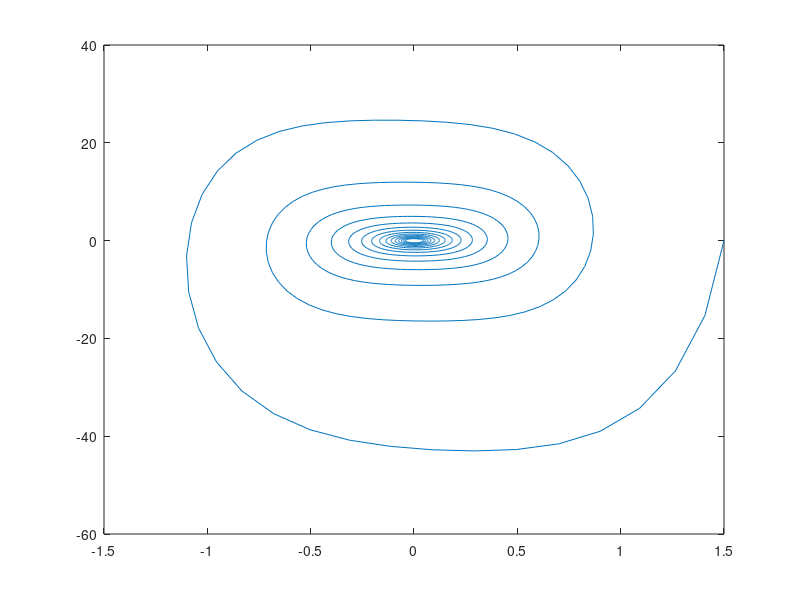

MATLAB code to generate this figure:
% valores de problema resorte
u0 = 1.5;
v0 = 0;
s1 = 100;
s2 = 10;
T = 0.15153;
Dt = T/32;
tmax = 50*T;
rango = 0:Dt:tmax;
%
u=[u0];
v=[v0];
a=[];
%
for i = rango
  a0 = -s1*(1+s2*u0^2)*u0; %%%
%
  u1 = u0 + (1/2)*Dt*v0; %%%
  v1 = v0 + (1/2)*Dt*a0; %%%
  a1 = -s1*(1+s2*u1^2)*u1; %%%
%
  u2 = u0 +    5*Dt*v0 + 4*Dt^2*a0; %%%
  v2 = v0 + (-3)*Dt*a1 + 8*Dt*a1; %%%
  a2 = -s1*(1+s2*u2^2)*u2; %%%
%
  u3 = u0 +       Dt*v0 +  1/6*Dt^2*(-1*a0 + 8*a1); %%%
  v3 = v0 + (1/6)*Dt*a0 + (2/3)*Dt*a1 + (1/6)*Dt*a2;
%
   u=[u,u3]; 
   v=[v,v3];
   a=[a,a0];
    
  u0=u3;
  v0=v3;
endfor

plot (u,v);
